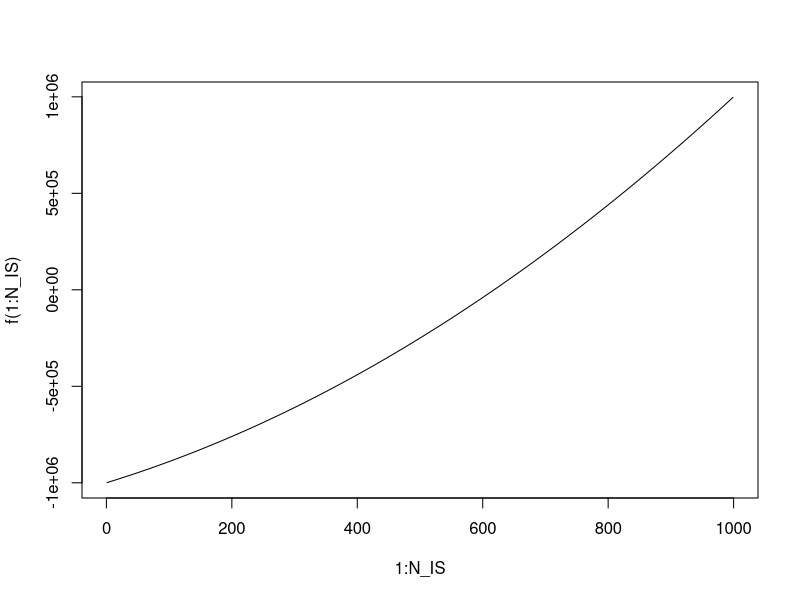
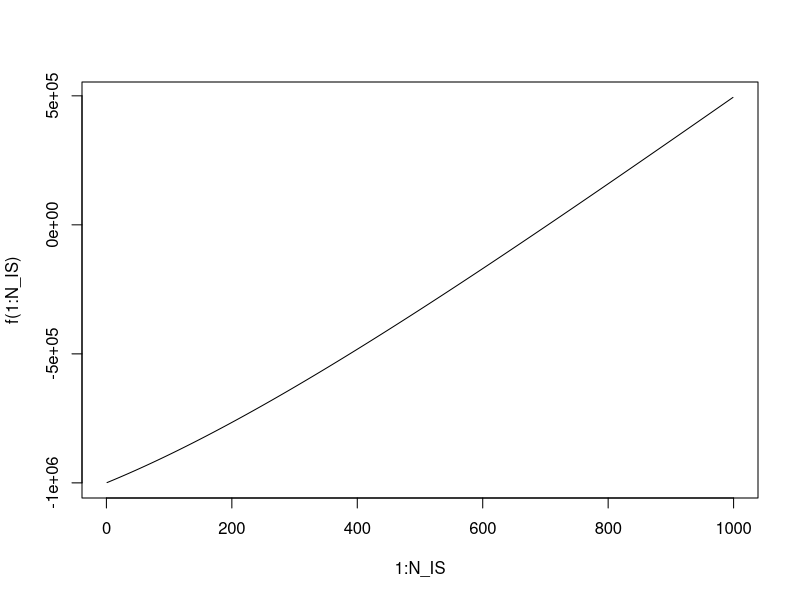

Here is the R script that generated these plots, in order: (Note: this script raises an error after producing the figures.)
d<-5
alpha<-0.4
q<-qnorm(0.5*(1+(1-alpha)^(1/d)))
limSupp<-20

#Proposals parameters
C<-1e+6; k_pi<-1000
N_IS<-floor(C/(k_pi+1))

f<-function(K){
  
  N<-K
  return(N*k_pi+N*K-C)
}
plot(1:N_IS,f(1:N_IS),type="l")
rootInfo<-uniroot(f,lower=1,upper=N_IS)
K<-floor(rootInfo$root)
N_marg<-floor(C/(k_pi+K))

f<-function(N){
  
  return(N*k_pi+N*K*(1-(1-1/K)^N)-C)
}
plot(1:N_IS,f(1:N_IS),type="l")
rootInfo<-uniroot(f,lower=1,upper=N_IS)
N_BH<-floor(rootInfo$root)
c(N_marg,N_BH,N_IS)

C_marg<-N_marg*(k_pi+K)
C_BH<-N_BH*(k_pi+K*(1-(1-1/K)^N_BH))
C_IS<-N_IS*(k_pi+1)
c(C_marg,C_BH,C_IS)

print(detectCores())
options(mc.cores = detectCores()-1)
getOption("mc.cores",2L)

lUnDens_list<-list(ld1)
lWeights<-c(0)
lZ_true_vec<-c(ld1(0,"lZ",d=d))

lZ_true<-logSumExp(lZ_true_vec+lWeights)-logSumExp(lWeights)

#mu_list<-list(rep(0,d))
#Sigma_list<-list(diag(rep(10,d)))

nProps<-K
if(nProps==1){
  x1<-0
  x2<-.03*(100-x1^2)
}else {
  x1<-seq(-20,20,length.out=nProps)
  x2<-.03*(100-x1^2)
}

mu_list<-list()
Sigma_list<-list()
for(i in 1:nProps){
  
  mu_list[[i]]<-c(x1[i],x2[i],rep(0,d-2))
  Sigma_list[[i]]<-diag(c(10,1,rep(2,d-2)))
}
mu_IS<-list(rep(0,d)); Sigma_IS<-list(diag(c(100,10,rep(2,d-2))))

lZ_IS_Gauss<-logZ_BH2(N_IS,rep=50,mu_IS,Sigma_IS)
#lZ_IS_Unif<-logZ_IS(N_IS,rep=50,type="IS_unif")
#lZ_BH<-logZ_BH(N_BH,rep=30,K)
lZ_BH<-logZ_BH2(N_BH,rep=50,mu_list,Sigma_list)
lZ_marg<-logZ_marg2(N_marg,rep=50,mu_list,Sigma_list)
boxplot(cbind(lZ_IS_Gauss,lZ_BH,lZ_marg)); abline(h=lZ_true)

i1<-1; i2<-2
x1<-seq(-limSupp,limSupp,.1); x2<-x1
targetUnDens<-function(x,y){
  
  theta<-rep(0,d)
  theta[c(i1,i2)]<-c(x,y)
  
  return(logTargetUnDens(theta,lUnDens_list,lWeights))
}
z<-outer(x1,x1,FUN=Vectorize(targetUnDens))

plot(randProposal(N_BH,"marg",mu_list=mu_list,Sigma_list=Sigma_list)[[2]][,c(i1,i2)]); contour(x1,x2, z, drawlabels=FALSE, nlevels=100, add=T, col="blue")
plot(randProposal(N_IS,"marg",mu_list=mu_IS,Sigma_list=Sigma_IS)[[2]][,c(i1,i2)]); contour(x1,x2, z, drawlabels=FALSE, nlevels=100, add=T, col="blue")
